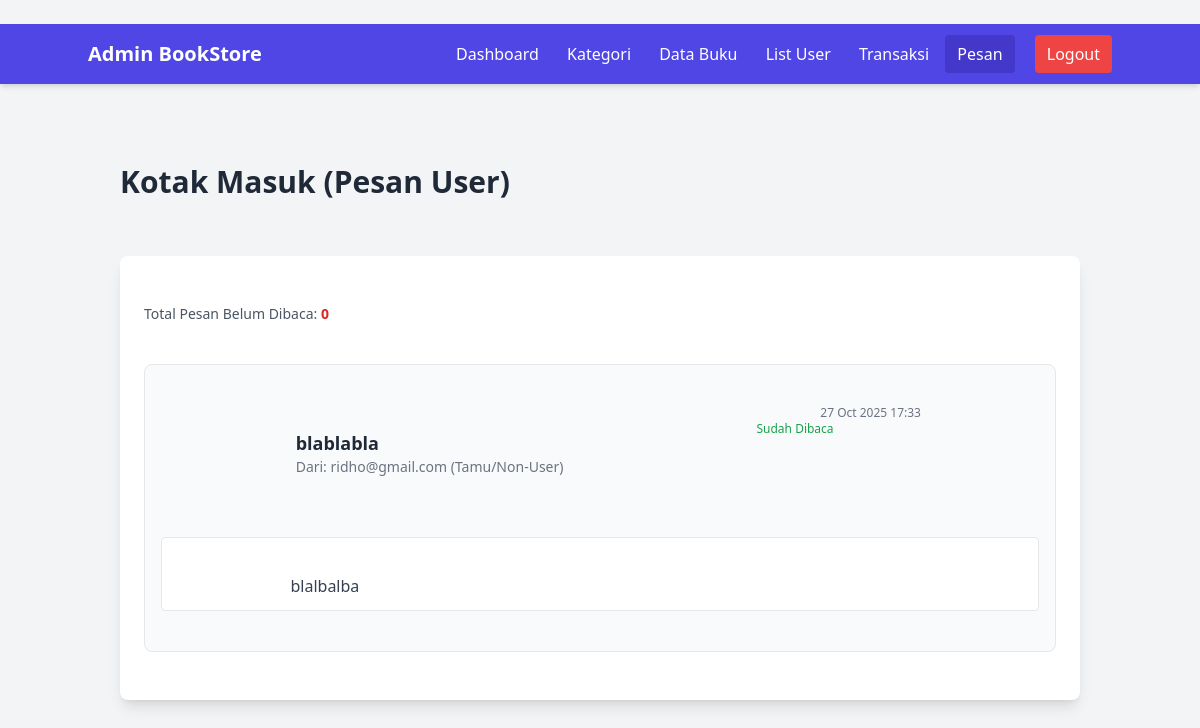
Page /admin/messages.php (signed in) on the committed database.
### tables this page shows
CREATE TABLE `messages` (
  `id` int NOT NULL,
  `user_id` int DEFAULT NULL,
  `email` varchar(100) NOT NULL,
  `subject` varchar(255) NOT NULL,
  `message` text NOT NULL,
  `sent_at` timestamp NULL DEFAULT CURRENT_TIMESTAMP,
  `status` enum('Unread','Read') NOT NULL DEFAULT 'Unread'
);

### admin/messages.php (the view, shortened to what this page needs)
<?php
include '../config.php';
$query_messages = "
    SELECT
        m.id, m.email, m.subject, m.message, m.sent_at, m.status, u.username
    FROM messages m
    LEFT JOIN users u ON m.user_id = u.id
    ORDER BY m.sent_at DESC
";
$messages_result = mysqli_query($koneksi, $query_messages);
$messages = mysqli_fetch_all($messages_result, MYSQLI_ASSOC);
$unread_count_query = mysqli_query($koneksi, "SELECT COUNT(id) AS total_unread FROM messages WHERE status = 'Unread'");
$unread_count = mysqli_fetch_assoc($unread_count_query)['total_unread'];
?>
<!DOCTYPE html>
<html lang="id">
<head>
    <script src="https://cdn.tailwindcss.com"></script>
</head>
<body class="bg-gray-100">
    <nav class="bg-indigo-600 p-4 text-white shadow-md">
        <div class="container mx-auto flex justify-between items-center">
            <h1 class="text-xl font-bold">Admin BookStore</h1>
            <div>
                <a href="index.php" class="hover:bg-indigo-700 px-3 py-2 rounded">Dashboard</a>
                <a href="categories.php" class="hover:bg-indigo-700 px-3 py-2 rounded">Kategori</a>
                <a href="books.php" class="hover:bg-indigo-700 px-3 py-2 rounded">Data Buku</a>
                <a href="users.php" class="hover:bg-indigo-700 px-3 py-2 rounded">List User</a>
                <a href="orders.php" class="hover:bg-indigo-700 px-3 py-2 rounded">Transaksi</a>
                <a href="messages.php" class="bg-indigo-700 px-3 py-2 rounded">Pesan</a>
                <a href="../logout.php" class="bg-red-500 hover:bg-red-600 px-3 py-2 rounded ml-4">Logout</a>
            </div>
        </div>
    </nav>
    <div class="container mx-auto p-8">
        <h2 class="text-3xl font-semibold mb-8 text-gray-800">Kotak Masuk (Pesan User)</h2>
                <div class="bg-white p-6 rounded-lg shadow-lg space-y-4">
            <p class="text-sm text-gray-600">Total Pesan Belum Dibaca: <span class="font-bold text-red-600"><?php echo $unread_count; ?></span></p>
            <?php if (count($messages) > 0): ?>
                <?php foreach ($messages as $msg): ?>
                    <?php $is_unread = $msg['status'] == 'Unread'; ?>
                    <div class="p-4 border rounded-lg
                                <?php echo $is_unread ? 'bg-indigo-50 border-indigo-200' : 'bg-gray-50 border-gray-200'; ?>">
                        <div class="flex justify-between items-start">
                            <div>
                                <h3 class="text-lg font-bold <?php echo $is_unread ? 'text-indigo-800' : 'text-gray-800'; ?>"><?php echo htmlspecialchars($msg['subject']); ?></h3>
                                <p class="text-sm text-gray-500">
                                    Dari: <span class="font-medium"><?php echo htmlspecialchars($msg['email']); ?></span>
                                    (<?php echo $msg['username'] ? htmlspecialchars($msg['username']) : 'Tamu/Non-User'; ?>)
                                </p>
                            </div>
                            <div class="text-right text-xs text-gray-500">
                                <?php echo date("d M Y H:i", strtotime($msg['sent_at'])); ?><br>
                                <?php if ($is_unread): ?>
                                    <a href="messages.php?action=mark_read&id=<?php echo $msg['id']; ?>"
                                       class="text-indigo-600 hover:text-indigo-800 font-bold mt-1 inline-block">
                                        Tandai Sudah Dibaca
                                    </a>
                                <?php else: ?>
                                    <span class="text-green-600 font-medium">Sudah Dibaca</span>
                                <?php endif; ?>
                            </div>
                        </div>
                        <div class="mt-3 p-3 bg-white rounded border border-gray-200 text-gray-700 whitespace-pre-wrap">
                            <?php echo htmlspecialchars($msg['message']); ?>
                        </div>
                    </div>
                <?php endforeach; ?>
            <?php else: ?>
                <p class="text-center text-gray-500">Tidak ada pesan di kotak masuk.</p>
            <?php endif; ?>
        </div>
    </div>
</body>
</html>

### rows in the picture
messages: subject "blablabla", email "ridho@gmail.com", sent_at "27 Oct 2025 17:33", status "Sudah Dibaca", message "blalbalba"

### other values in the picture
$unread_count "0"
